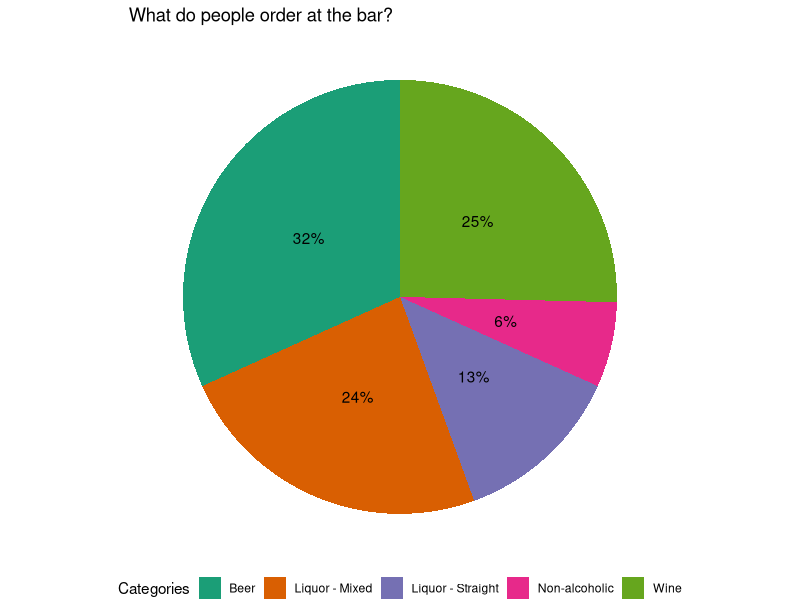
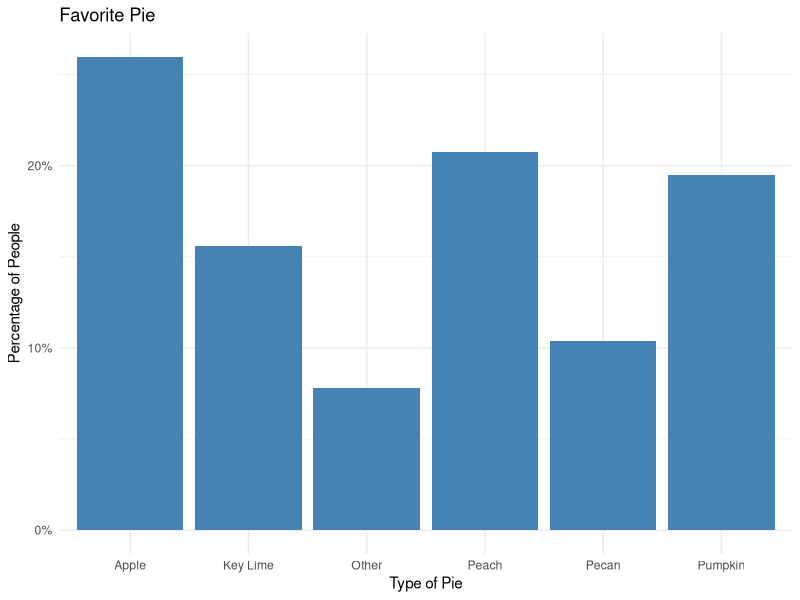

Here is the R script that generated these plots, in order:
library(ggplot2)

# Set the seed for reproducibility
set.seed(123)

# Generate random data
categories <- c("Beer", "Wine", "Liquor - Mixed", "Liquor - Straight", "Non-alcoholic")
percentages <- c(1, .8, .75, .4, .2)
s <- sum(percentages)
percentages <- percentages / s

# Create a data frame
data <- data.frame(categories, percentages)

# Sort the data frame by descending order of proportions
data <- data[order(data$percentages, decreasing = TRUE), ]

library(RColorBrewer)

cp <- brewer.pal(length(categories), "Dark2")
# Create a pie chart using ggplot2
chart <- ggplot(data, aes(x = "", y = percentages, fill = categories)) +
  geom_bar(stat = "identity", width = 1) +
  coord_polar("y", start = 0) +
  labs(fill = "Categories", x = NULL, y = NULL, title = "What do people order at the bar?") +
  theme_void() +
  theme(legend.position = "bottom") +
  scale_fill_manual(values = cp) +
  geom_text(aes(label = paste0(round(percentages * 100), "%")), 
            position = position_stack(vjust = 0.5))  # Add data labels

chart

# Generate random data
categories <- c("Apple", "Peach", "Pumpkin", "Pecan", "Key Lime", "Other")
percentages <- c(1, .8, .75, .4, .6, .3)
s <- sum(percentages)
percentages <- percentages / s

# Create a data frame
data <- data.frame(categories, percentages)

# Sort the data frame by descending order of proportions
data <- data[order(data$percentages, decreasing = TRUE), ]

library(RColorBrewer)

cp <- brewer.pal(length(categories), "Dark2")
# Create a pie chart using ggplot2
chart <- ggplot(data, aes(x = categories, y = percentages)) +
  geom_bar(stat = "identity", fill = "steelblue") +
  scale_y_continuous(labels = scales::percent_format()) +
  labs(x = "Type of Pie", y = "Percentage of People", title = "Favorite Pie") +
  theme_minimal() +
  theme(legend.position = "bottom") +
  scale_fill_manual(values = cp)
  
chart

